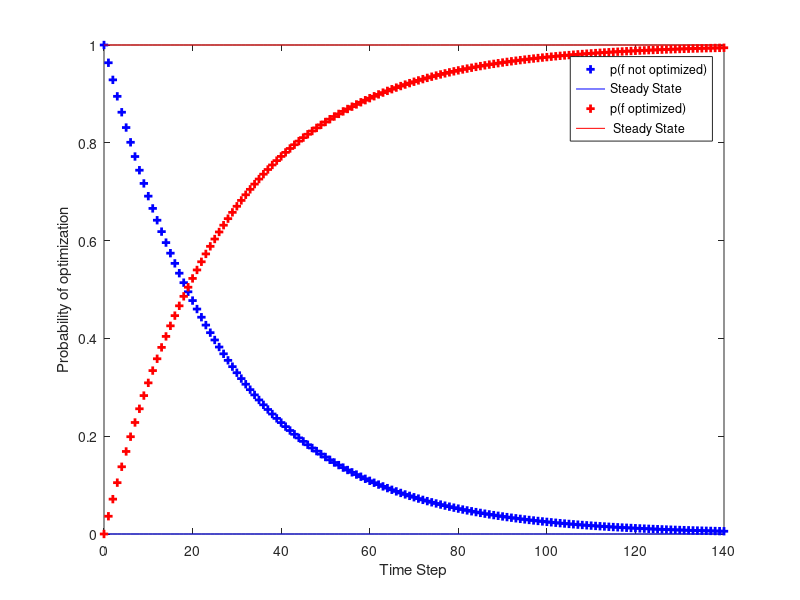

Recreate this plot in MATLAB.
a = 0.0363;b = 0;P = [1-a a; b 1-b];T = 0:140;pp = zeros(2,length(T));for i=1:length(T)  pp(:,i) = dtmc(P,T(i),[1 0]);
endfor
ss = dtmc(P); # compute steady state probabilitiesplot(T, pp(1,:), "b+;p(f not optimized);", "linewidth", 2, ...T, ss(1)*ones(size(T)), "b;Steady State;", ...T, pp(2,:), "r+;p(f optimized);", "linewidth", 2, ...T, ss(2)*ones(size(T)), "r; Steady State;");xlabel("Time Step");ylabel("Probability of optimization");